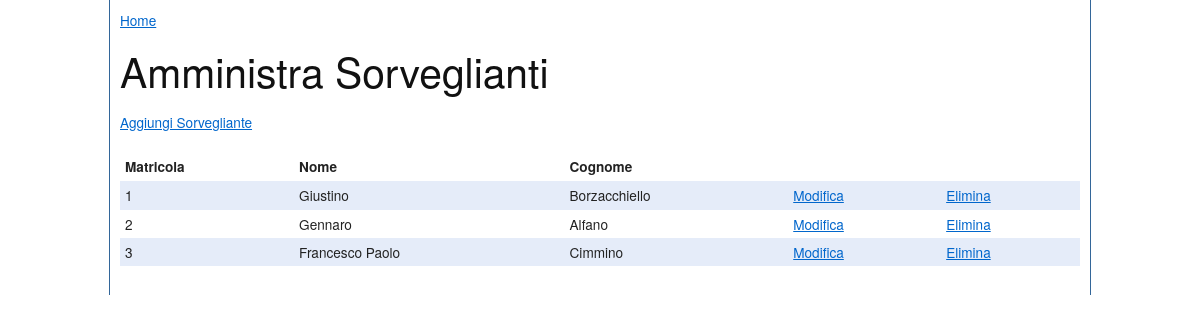
The app's page /ASC/sorveglianti/index.php with its own data.
### tables this page shows
CREATE TABLE Sorveglianti
(
	matricola INTEGER AUTO_INCREMENT PRIMARY KEY,
	nome VARCHAR(50) NOT NULL,
	cognome VARCHAR(50) NOT NULL,
	password VARCHAR(40) NOT NULL,
	codiceSquadra INTEGER DEFAULT 1,
	CONSTRAINT Sorveglianti_fk1
	  FOREIGN KEY (codiceSquadra) REFERENCES Squadre(codiceSquadra)
);

### lib/DB.php (called while the page is built, shortened)
<?php
class DB {
	private static $instance = NULL;
	private $user = 'sop2011_admin';
	private $password = 'z0m1x9n2';
	private $dbName = 'sop2011';
	private $dbHost = 'localhost';
	private $conn = NULL;
	private function __construct() {
		$this->conn = new mysqli($this->dbHost, $this->user, $this->password, $this->dbName);
		$this->conn->query("SET NAMES 'utf8'");
	}
	public static function getInstance() {
		if (!self::$instance instanceof self) {
			try {
				self::$instance = new self;
			} catch (DatabaseErrorException $e) {
				die($e->getMessage());
			}
		}
		return self::$instance;
	}
	public function query($queryStr) {
		$result = @$this->conn->query($queryStr);
		if ($result !== FALSE) {
			return $result;
		} else {
			$msg = "Query Fallita";
			throw new DatabaseErrorException($msg);
		}
	}
}
?>

### lib/Sorvegliante.php (called while the page is built, shortened)
<?php
require 'DB.php';
class Sorvegliante {
	private $matricola;
	private $nome;
	private $cognome;
	public function getMatricola() {
		return $this->matricola;
	}
	public function getNome() {
		return $this->nome;
	}
	public function getCognome() {
		return $this->cognome;
	}
	public function setMatricola($matricola) {
		$this->matricola = $matricola;
	}
	public function setNome($nome) {
		$this->nome = $nome;
	}
	public function setCognome($cognome) {
		$this->cognome = $cognome;
	}
	public static function findAll() {
		$db = DB::getInstance();
		$queryStr = "SELECT matricola, nome, cognome FROM Sorveglianti";
		try {
			$result = $db->query($queryStr);
			$out = array();
			while ($row = $result->fetch_assoc()) {
				$out[] = new Sorvegliante($row['nome'], $row['cognome'], $row['matricola']);
			}
			return $out;
		} catch (DatabaseErrorException $exc) {
			$msg = "<p>Errore! Non riesco a trovare i Sorveglianti.</p>";
			$msg .= "<p>La query usata: " . $queryStr . "</p>";
			echo $msg;
			echo '<p>' . $exc->getTraceAsString() . '</p>';
			exit;
		}
	}
}
?>

### public/ASC/sorveglianti/index.php (the view, shortened to what this page needs)
<?php
require_once 'Sorvegliante.php';
$pageTitle = "Amministra Sorveglianti";
$tuttiISorveglianti = Sorvegliante::findAll();
?>
<?php include HELPERS_DIR . '/testata.php'; ?>
		<h1><?php echo $pageTitle ?></h1>
		<p><a href="nuovo.php">Aggiungi Sorvegliante</a></p>
      <table>
			<tr>
				<th>Matricola</th>
				<th>Nome</th>
				<th>Cognome</th>
			</tr>
			<?php foreach ($tuttiISorveglianti as $s) :
				$matricola = $s->getMatricola();
				$matricolaClean = urlencode($matricola);
				$modificaUrl = 'modifica.php?matricola=' . $matricolaClean;
				$eliminaUrl = 'elimina.php?matricola=' . $matricolaClean;
				?>
				<tr>
					<td><?php echo $matricola; ?></td>
					<td><?php echo $s->getNome(); ?></td>
					<td><?php echo $s->getCognome(); ?></td>
					<td><a href="<?php echo $modificaUrl; ?>">Modifica</a></td>
					<td><a href="<?php echo $eliminaUrl; ?>">Elimina</a></td>
				</tr>
			<?php endforeach; ?>
		</table>
<?php include HELPERS_DIR . '/piepagina.php'; ?>

### public/css/screen.css (style rules this page uses)
html { margin:0;padding:0;border:0; }
body, div, span, object, iframe, h1, h2, h3, h4, h5, h6, p, blockquote, pre, a, abbr, acronym, address, code, del, dfn, em, img, q, dl, dt, dd, ol, ul, li, fieldset, form, label, legend, table, caption, tbody, tfoot, thead, tr, th, td, article, aside, dialog, figure, footer, header, hgroup, nav, section { margin:0;padding:0;border:0;font-weight:inherit;font-style:inherit;font-size:100%;font-family:inherit;vertical-align:baseline; }
body { line-height:1.5;background:white; }
table { border-collapse:separate;border-spacing:0; }
caption, th, td { text-align:left;font-weight:normal;float:none !important; }
table, th, td { vertical-align:middle; }
html { font-size:100.01%; }
body { font-size:85%;color:#222;background:#fff;font-family:"Helvetica Neue", Arial, Helvetica, sans-serif; }
h1, h2, h3, h4, h5, h6 { font-weight:normal;color:#111; }
h1 { font-size:3em;line-height:1;margin-bottom:0.5em; }
p { margin:0 0 1.5em; }
a { color:#06c;text-decoration:underline; }
table { margin-bottom:1.4em;width:100%; }
th { font-weight:bold; }
th, td, caption { padding:4px 10px 4px 5px; }
tbody tr:nth-child(even) td, tbody tr.even td { background:#e5ecf9; }

### records on screen
sorveglianti: matricola "1", nome "Giustino", cognome "Borzacchiello"
sorveglianti: matricola "2", nome "Gennaro", cognome "Alfano"
sorveglianti: matricola "3", nome "Francesco Paolo", cognome "Cimmino"

### other values on screen
$pageTitle "Amministra Sorveglianti"
